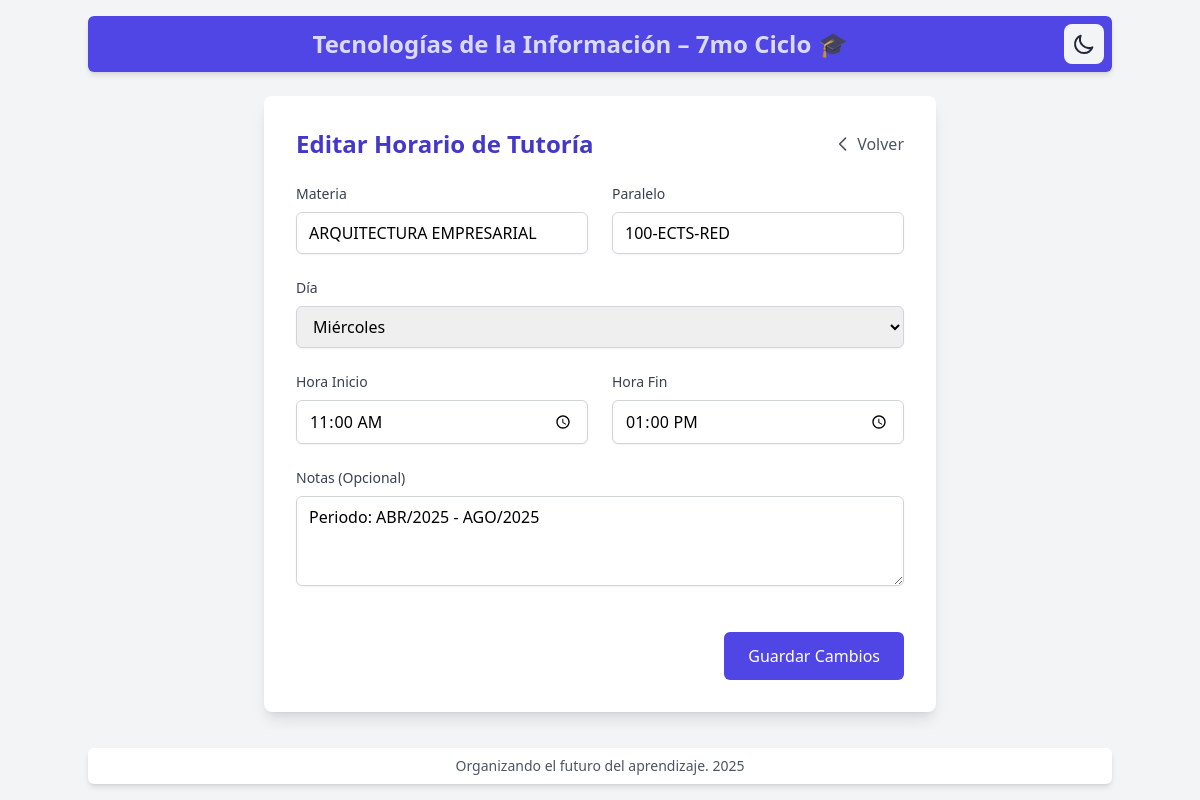
Page /editar/7/ on the earlier database version.
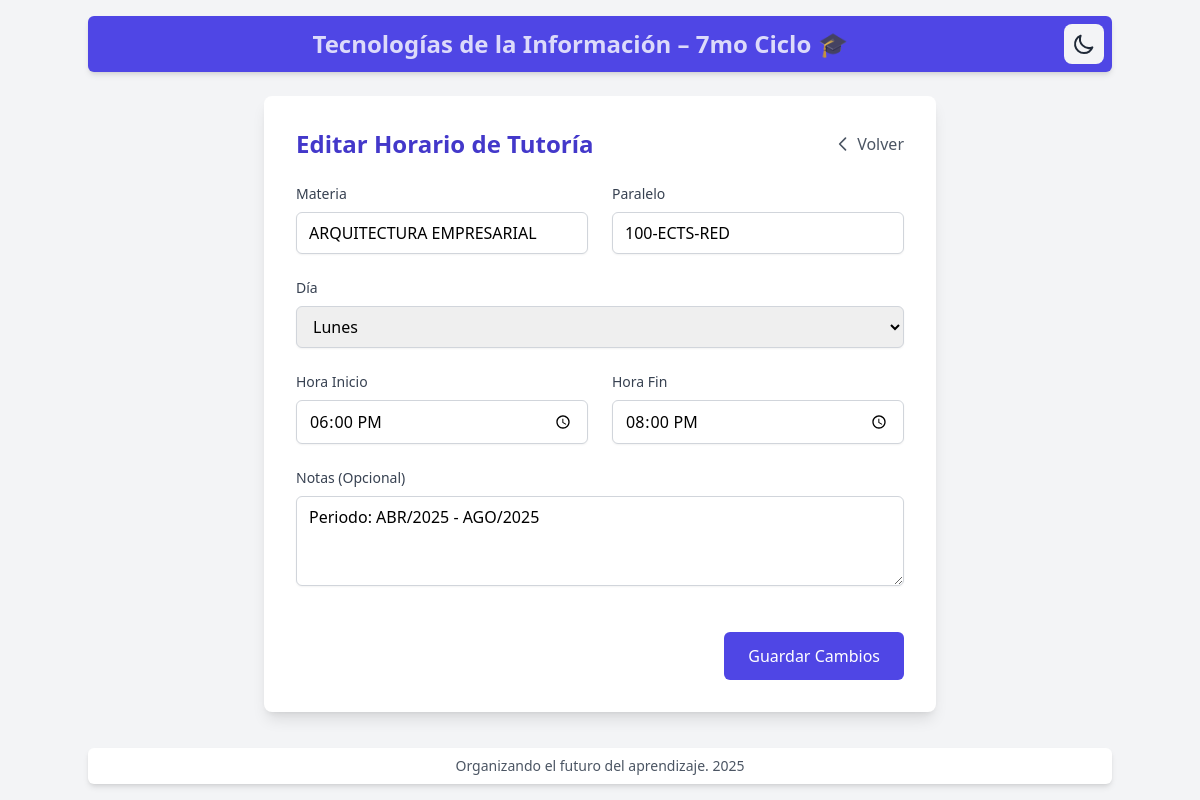
Same page on the later database version.
### horarios/models.py (models this page shows, shortened)
class HorarioTutoria(models.Model):
    materia = models.CharField(max_length=100, default='Sin materia')
    paralelo = models.CharField(max_length=50, blank=True, null=True, verbose_name="Paralelo")
    dia = models.ForeignKey(DiaSemana, on_delete=models.CASCADE)
    hora_inicio = models.TimeField()
    hora_fin = models.TimeField()
    notas = models.TextField(blank=True, null=True, verbose_name="Notas (Opcional)")
    url_curso = models.CharField(max_length=300, blank=True, null=True, verbose_name="URL del Curso")
    ruta_local = models.CharField(max_length=500, blank=True, null=True, verbose_name="Ruta Local")
    class Meta:
        verbose_name = "Horario de Tutoría"
        verbose_name_plural = "Horarios de Tutorías"
        ordering = ['dia', 'hora_inicio']

class DiaSemana(models.Model):
    nombre = models.CharField(max_length=10, unique=True)  # Lunes, Martes, etc.
    orden = models.PositiveSmallIntegerField(default=1, verbose_name="Orden")
    class Meta:
        verbose_name = "Día de la Semana"
        verbose_name_plural = "Días de la Semana"

### horarios/views.py (the view, shortened to what this page needs)
# urls.py: path('editar/<int:horario_id>/', views.editar_horario, name='editar_horario'),
def editar_horario(request, horario_id):
    horario = get_object_or_404(HorarioTutoria, id=horario_id)
    context = {
        'horario': horario,
        'dias_semana': DiaSemana.objects.all().order_by('id')
    }
    return render(request, 'horarios/editar_horario.html', context)

### horarios/templates/horarios/editar_horario.html (shortened to what the changed rows need)
{% extends 'base.html' %}
{% block content %}
<div class="max-w-2xl mx-auto bg-white dark:bg-gray-800 rounded-lg shadow-lg p-8 transition-colors">
    <div class="flex items-center justify-between mb-6">
        <h2 class="text-2xl font-semibold text-indigo-700 dark:text-indigo-400">Editar Horario de Tutoría</h2>
    </div>
    <form method="post" class="space-y-6">
        <div class="grid grid-cols-1 md:grid-cols-2 gap-6">
            <div>
                <label for="materia" class="block text-sm font-medium text-gray-700 dark:text-gray-300 mb-2">Materia</label>
                <input type="text"
                       name="materia"
                       id="materia"
                       required
                       value="{{ horario.materia }}"
                       class="w-full px-3 py-2 border border-gray-300 dark:border-gray-600 rounded-md shadow-sm focus:ring-indigo-500 focus:border-indigo-500 dark:bg-gray-700 dark:text-white dark:placeholder-gray-400 transition-colors" />
            </div>
            <div>
                <label for="paralelo" class="block text-sm font-medium text-gray-700 dark:text-gray-300 mb-2">Paralelo</label>
                <input type="text"
                       name="paralelo"
                       id="paralelo"
                       value="{{ horario.paralelo|default:'' }}"
                       placeholder="Opcional"
                       class="w-full px-3 py-2 border border-gray-300 dark:border-gray-600 rounded-md shadow-sm focus:ring-indigo-500 focus:border-indigo-500 dark:bg-gray-700 dark:text-white dark:placeholder-gray-400 transition-colors" />
            </div>
        </div>
        <div>
            <label for="dia" class="block text-sm font-medium text-gray-700 dark:text-gray-300 mb-2">Día</label>
            <select name="dia"
                    id="dia"
                    required
                    class="w-full px-3 py-2 border border-gray-300 dark:border-gray-600 rounded-md shadow-sm focus:ring-indigo-500 focus:border-indigo-500 dark:bg-gray-700 dark:text-white transition-colors">
                {% for dia in dias_semana %}
                <option value="{{ dia.id }}" {% if dia.id == horario.dia.id %}selected{% endif %}>
                    {{ dia.nombre }}
                </option>
                {% endfor %}
            </select>
        </div>
        <div class="grid grid-cols-1 md:grid-cols-2 gap-6">
            <div>
                <label for="hora_inicio" class="block text-sm font-medium text-gray-700 dark:text-gray-300 mb-2">
                    Hora Inicio
                </label>
                <input type="time"
                       id="hora_inicio"
                       name="hora_inicio"
                       value="{{ horario.hora_inicio|time:'H:i' }}"
                       required
                       class="w-full px-3 py-2 border border-gray-300 dark:border-gray-600 rounded-md shadow-sm focus:ring-indigo-500 focus:border-indigo-500 dark:bg-gray-700 dark:text-white transition-colors" />
            </div>
            <div>
                <label for="hora_fin" class="block text-sm font-medium text-gray-700 dark:text-gray-300 mb-2">
                    Hora Fin
                </label>
                <input type="time"
                       id="hora_fin"
                       name="hora_fin"
                       value="{{ horario.hora_fin|time:'H:i' }}"
                       required
                       class="w-full px-3 py-2 border border-gray-300 dark:border-gray-600 rounded-md shadow-sm focus:ring-indigo-500 focus:border-indigo-500 dark:bg-gray-700 dark:text-white transition-colors" />
            </div>
        </div>
        <div>
            <label for="notas" class="block text-sm font-medium text-gray-700 dark:text-gray-300 mb-2">Notas (Opcional)</label>
            <textarea name="notas"
                      id="notas"
                      rows="3"
                      placeholder="Información adicional..."
                      class="w-full px-3 py-2 border border-gray-300 dark:border-gray-600 rounded-md shadow-sm focus:ring-indigo-500 focus:border-indigo-500 dark:bg-gray-700 dark:text-white dark:placeholder-gray-400 transition-colors">{{ horario.notas|default:'' }}</textarea>
        </div>
    </form>
</div>
{% endblock %}

Differences in the rows shown:
changed HorarioTutoria "ARQUITECTURA EMPRESARIAL": dia "Miércoles" → "Lunes"; hora_inicio "11:00" → "18:00"; hora_fin "13:00" → "20:00"
